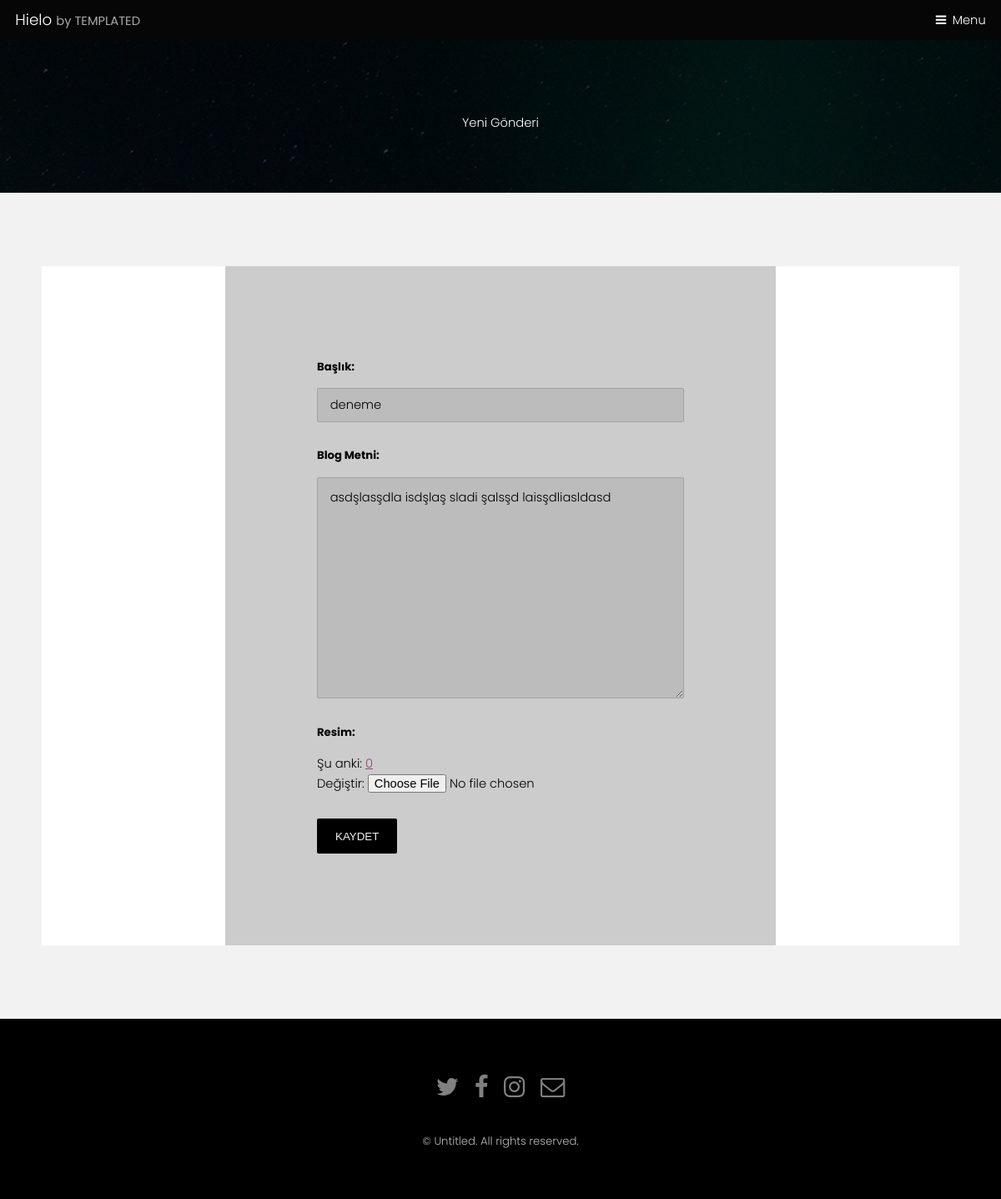
The page /blog/duzenle/8 on the database its author committed.
### blog/models.py (models this page shows, shortened)
class GonderiModel(models.Model):
    yazar = models.ForeignKey("auth.User",on_delete=models.CASCADE)
    baslik = models.CharField(max_length=200,verbose_name="Başlık")
    yazi = models.TextField(verbose_name="Blog Metni")
    olus_zaman = models.DateTimeField(default=timezone.now,verbose_name="Oluşturma Zamanı")
    yayim_zaman = models.DateTimeField(blank=True,null=True,verbose_name="Yayımlanma Zamanı")
    resim = models.ImageField(upload_to="resimler/",default="0")

### blog/views.py (the view)
# urls.py: path('duzenle/<int:pk>',views.gonderiDuzenle,name="gonderiDuzenle"),
def gonderiDuzenle(request,pk):
    gonderi = get_object_or_404(GonderiModel,pk=pk)
    if request.method == "POST":
        form = GonderiForm(request.POST,instance=gonderi)
        if form.is_valid():
            gonderi = form.save(commit=False)
            ben = User.objects.get(username="admin")
            gonderi.yazar = ben
            gonderi.yayim_zaman = timezone.now()
            gonderi.save()
            return redirect('gonderListe')
    else:
        form = GonderiForm(instance=gonderi)
    return render(request,"blog/yenigonderi.html",{"form":form})

### blog/forms.py
class GonderiForm(forms.ModelForm):
    class Meta:
        model = GonderiModel
        fields=("baslik","yazi","resim")

### templates/blog/yenigonderi.html (shortened to what this page needs)
{% extends '../generic.html' %}
{% block header %}
						<h1> Yeni Gönderi </h1>
						{% endblock %}
	{% block content %}
   <form method="POST">
    {{form.as_p}}
    <button type="submit">Kaydet</button>
   </form>
{% endblock %}

### static/assets/css/main.css (style rules this page uses)
html, body, div, span, applet, object, iframe, h1, h2, h3, h4, h5, h6, p, blockquote, pre, a, abbr, acronym, address, big, cite, code, del, dfn, em, img, ins, kbd, q, s, samp, small, strike, strong, sub, sup, tt, var, b, u, i, center, dl, dt, dd, ol, ul, li, fieldset, form, label, legend, table, caption, tbody, tfoot, thead, tr, th, td, article, aside, canvas, details, embed, figure, figcaption, footer, header, hgroup, menu, nav, output, ruby, section, summary, time, mark, audio, video { margin: 0; padding: 0; border: 0; font-size: 100%; font: inherit; vertical-align: baseline; }
body { line-height: 1; }
body { -webkit-text-size-adjust: none; }
*, *:before, *:after { -moz-box-sizing: border-box; -webkit-box-sizing: border-box; box-sizing: border-box; }
body { -ms-overflow-style: scrollbar; }
body { background: #fff; }
html { font-size: 13pt; }
@media screen and (max-width: 1680px) { html { font-size: 11pt; } }
@media screen and (max-width: 1280px) { html { font-size: 11pt; } }
body { background-color: #fff; color: #444; }
body, input, select, textarea { font-family: "Poppins", sans-serif; font-weight: 300; font-size: 1rem; line-height: 1.65; }
a { text-decoration: underline; }
p { margin: 0 0 2rem 0; }
h1, h2, h3, h4, h5, h6 { font-weight: 300; line-height: 1.5; margin: 0 0 1rem 0; }
input, select, textarea { color: #555; }
a { color: #8a4680; }
h1, h2, h3, h4, h5, h6 { color: #555; }
.box > :last-child, .box > :last-child > :last-child, .box > :last-child > :last-child > :last-child { margin-bottom: 0; }
input[type="submit"], input[type="reset"], input[type="button"], button, .button { -moz-appearance: none; -webkit-appearance: none; -ms-appearance: none; appearance: none; -moz-transition: background-color 0.2s ease-in-out, color 0.2s ease-in-out; -webkit-transition: background-color 0.2s ease-in-out, color 0.2s ease-in-out; -ms-transition: background-color 0.2s ease-in-out, color 0.2s ease-in-out; transition: background-color 0.2s ease-in-out, color 0.2s ease-in-out; border-radius: 2px; border: 0; cursor: pointer; display: inline-block; font-weight: 300; height: 2.85rem; line-height: 2.95rem; padding: 0 1.5rem; text-align: center; text-decoration: none; text-transform: uppercase; white-space: nowrap; }
input[type="submit"], input[type="reset"], input[type="button"], button, .button { background-color: #f2f2f2; color: #000 !important; }
form { margin: 0 0 2rem 0; }
label { display: block; font-size: 0.9rem; font-weight: 700; margin: 0 0 1rem 0; }
input[type="text"], input[type="password"], input[type="email"], select, textarea { -moz-appearance: none; -webkit-appearance: none; -ms-appearance: none; appearance: none; border-radius: 2px; border: none; border: solid 1px; color: inherit; display: block; outline: 0; padding: 0 1rem; text-decoration: none; width: 100%; }
input[type="text"], input[type="password"], input[type="email"], select { height: 2.75rem; }
textarea { padding: 0.75rem 1rem; }
label { color: #555; }
input[type="text"], input[type="password"], input[type="email"], select, textarea { background: rgba(144, 144, 144, 0.075); border-color: rgba(144, 144, 144, 0.25); }
.wrapper.style2 input, .wrapper.style2 select, .wrapper.style2 textarea { color: #000; }
.wrapper.style2 a { color: #8a4680; }
.wrapper.style2 input[type="submit"], .wrapper.style2 input[type="reset"], .wrapper.style2 input[type="button"], .wrapper.style2 button, .wrapper.style2 .button { background-color: #000; color: #f2f2f2 !important; }
.wrapper.style2 label { color: #000; }
.wrapper.style2 input[type="text"], .wrapper.style2 input[type="password"], .wrapper.style2 input[type="email"], .wrapper.style2 select, .wrapper.style2 textarea { background: rgba(0, 0, 0, 0.075); border-color: rgba(0, 0, 0, 0.15); }
.wrapper.style3 h1, .wrapper.style3 h2, .wrapper.style3 h3, .wrapper.style3 h4, .wrapper.style3 h5, .wrapper.style3 h6 { color: #ffffff; }
body.subpage { padding-top: 3.25em; }

### rows shown on the page
GonderiModel: baslik "deneme", yazi "asdşlasşdla isdşlaş sladi şalsşd laisşdliasldasd"
